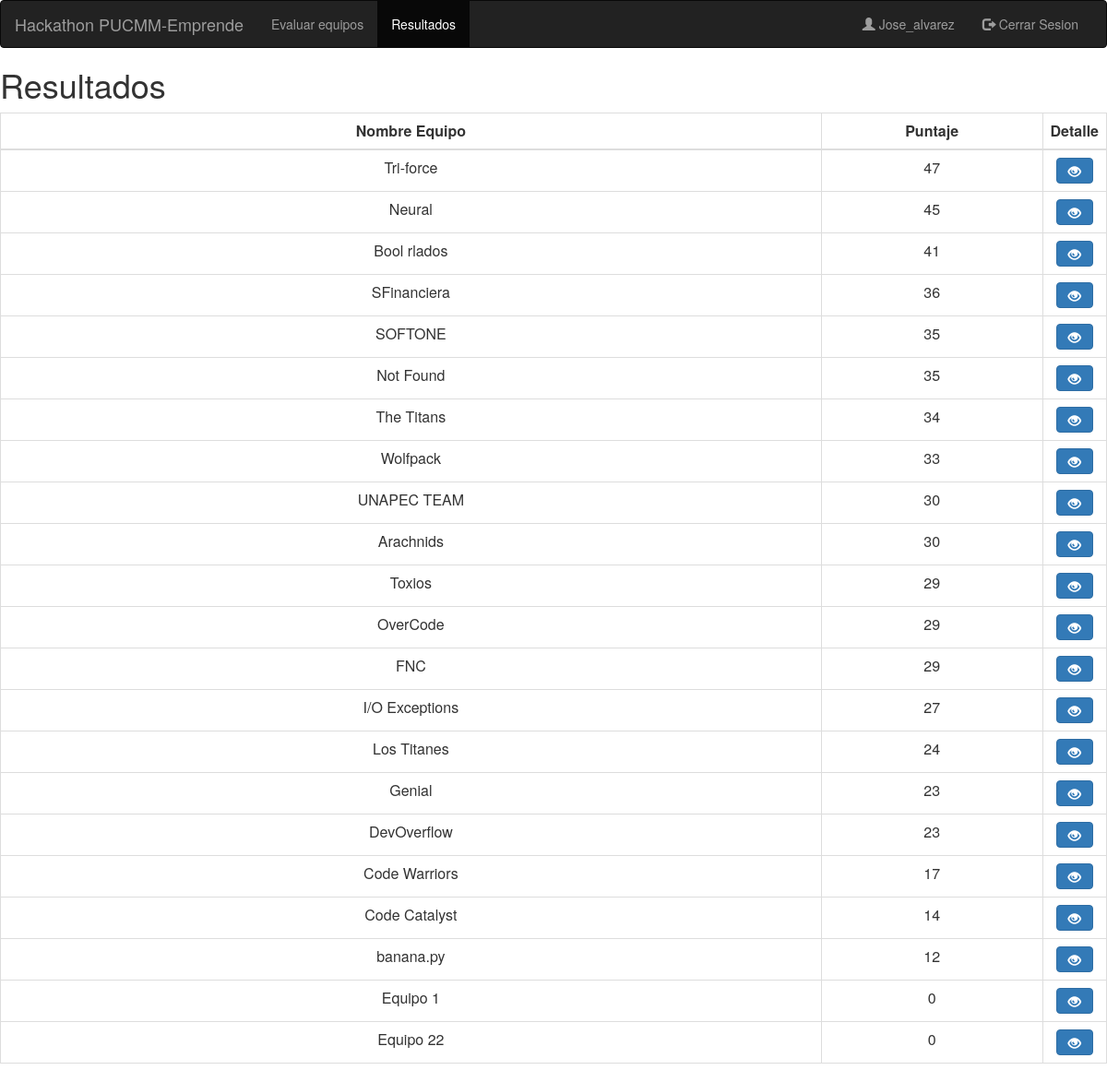
/resultados (signed in), run on the app's committed database.
### evaluacion/models.py (models this page shows, shortened)
class Equipo(models.Model):
    nombre = models.CharField(max_length=15, null=False, blank=False)
    puntuacion = models.IntegerField(default=0)
    habilitado = models.BooleanField(null=False, default=True)

### evaluacion/views.py (the view)
# urls.py: path('resultados', ResultadosEquipos.as_view(), name='resultados'),
class ResultadosEquipos(LoginRequiredMixin, ListView):
    model = Equipo
    template_name = 'resultados.html'
    queryset = Equipo.objects.all().order_by('-puntuacion')
    paginate_by = 25
    login_url = settings.LOGIN_URL

### evaluacion/templates/resultados.html (shortened to what this page needs)
<html>
{% load bootstrap3 %}
    {% bootstrap_css %}
{% block navbar %}
    <nav class="navbar navbar-inverse">
        <div class="container-fluid">
            <div class="navbar-header">
                <a class="navbar-brand">Hackathon PUCMM-Emprende</a>
            </div>
            <div class="collapse navbar-collapse" id="myNavbar">
                <ul class="nav navbar-nav">
                    <li><a href="/equipos-evaluar">Evaluar equipos</a></li>
                    <li class="active"><a href="/resultados">Resultados</a></li>
                </ul>
                <ul class="nav navbar-nav navbar-right">
                    <li><a href="#"><span class="glyphicon glyphicon-user"></span> {{ user.get_username | capfirst }}
                    </a></li>
                    <li><a href="/logout"><span class="glyphicon glyphicon-log-out"></span> Cerrar Sesion</a></li>
                </ul>
            </div>
        </div>
    </nav>
{% endblock %}
{% block content %}
    <div class="list-group">
        <h1>Resultados</h1>
        <table class="table table-bordered">
            <thead>
            <tr>
                <td class="text-center"><b>Nombre Equipo</b></td>
                <td class="text-center"><b>Puntaje</b></td>
                <td class="text-center"><b>Detalle</b></td>
            </tr>
            </thead>
            <tbody>
            {% for e in object_list %}
                <tr>
                    <td class="text-center">{{ e.nombre }}</td>
                    <td width="20%" class="text-center">{{ e.puntuacion }}</td>
                    <td width="5%" class="text-center"><a class="btn btn-primary" href="/detalle-puntos/{{ e.id }}">
                        <span class="glyphicon glyphicon-eye-open"></span></a></td>
                </tr>
            {% endfor %}
            </tbody>
        </table>
    </div>
{% endblock %}
</html>

### data on the page
Equipo: nombre "Tri-force", puntuacion "47"
Equipo: nombre "Neural", puntuacion "45"
Equipo: nombre "Bool rlados", puntuacion "41"
Equipo: nombre "SFinanciera", puntuacion "36"
Equipo: nombre "SOFTONE", puntuacion "35"
Equipo: nombre "Not Found", puntuacion "35"
Equipo: nombre "The Titans", puntuacion "34"
Equipo: nombre "Wolfpack", puntuacion "33"
Equipo: nombre "UNAPEC TEAM", puntuacion "30"
Equipo: nombre "Arachnids", puntuacion "30"
Equipo: nombre "Toxios", puntuacion "29"
Equipo: nombre "OverCode", puntuacion "29"
Equipo: nombre "FNC", puntuacion "29"
Equipo: nombre "I/O Exceptions", puntuacion "27"
Equipo: nombre "Los Titanes", puntuacion "24"
Equipo: nombre "Genial", puntuacion "23"
Equipo: nombre "DevOverflow", puntuacion "23"
Equipo: nombre "Code Warriors", puntuacion "17"
Equipo: nombre "Code Catalyst", puntuacion "14"
Equipo: nombre "banana.py", puntuacion "12"
Equipo: nombre "Equipo 1", puntuacion "0"
Equipo: nombre "Equipo 22", puntuacion "0"

### other printed values
{{ user.get_username | capfirst }} "Jose_alvarez"
